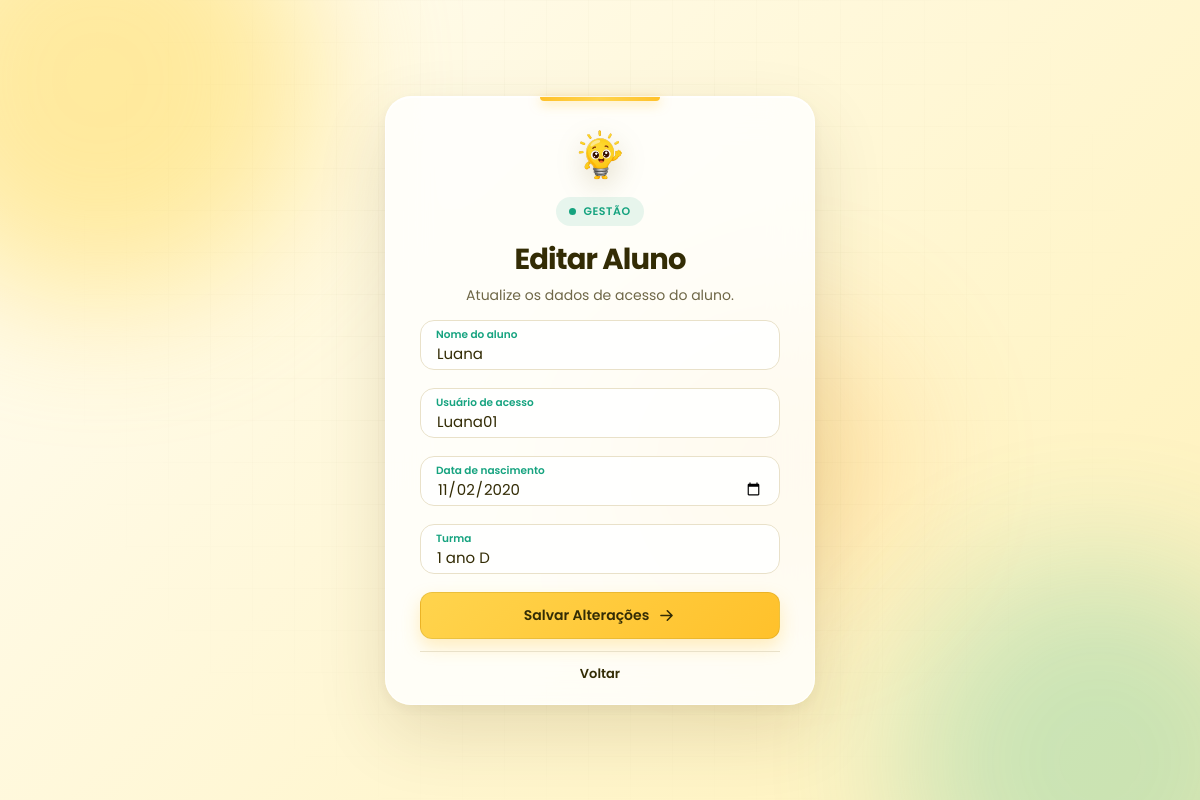
The app's page /editar_aluno.php?id=14 (signed in) with its own data.
### tables this page shows
CREATE TABLE `alunos` (
  `id` int(11) NOT NULL,
  `professor_id` int(11) NOT NULL,
  `nome` varchar(150) NOT NULL,
  `usuario` varchar(100) NOT NULL,
  `senha` varchar(255) NOT NULL,
  `foto` varchar(255) DEFAULT 'padrao.png',
  `data_nascimento` date DEFAULT NULL,
  `turma_id` int(11) DEFAULT NULL,
  `turma` varchar(100) DEFAULT NULL,
  `data_cadastro` timestamp NOT NULL DEFAULT current_timestamp(),
  `senha_visivel` varchar(255) DEFAULT NULL,
  `ultimo_acesso` datetime DEFAULT NULL
);

CREATE TABLE `turmas` (
  `id` int(11) NOT NULL,
  `professor_id` int(11) NOT NULL,
  `nome` varchar(100) NOT NULL,
  `descricao` text DEFAULT NULL
);

### editar_aluno.php (the view, shortened to what this page needs)
<?php
include("php/conexao.php");
$id = filter_input(INPUT_GET, 'id', FILTER_VALIDATE_INT);
$professor_id = $_SESSION["id"] ?? null;
$stmt = $conexao->prepare("SELECT * FROM alunos WHERE id = ? AND professor_id = ?");
$stmt->bind_param("ii", $id, $professor_id);
$stmt->execute();
$aluno = $stmt->get_result()->fetch_assoc();
$stmt_turmas = $conexao->prepare("SELECT id, nome FROM turmas WHERE professor_id = ? ORDER BY nome ASC");
$stmt_turmas->bind_param("i", $professor_id);
$stmt_turmas->execute();
$res_turmas = $stmt_turmas->get_result();
$turmas = $res_turmas ? $res_turmas->fetch_all(MYSQLI_ASSOC) : [];
?>
<!DOCTYPE html>
<html lang="pt-BR">
<head>
    <link rel="stylesheet" href="css/app.css?v=3">
</head>
<body class="form-page">
    <div class="background" aria-hidden="true">
        <span class="orb orb-1"></span>
        <span class="orb orb-2"></span>
        <span class="orb orb-3"></span>
        <span class="grid"></span>
    </div>
    <main class="login-card cadastro-card">
        <header class="card-header">
            <div class="logo-wrap">
                <img src="img/logo.png" class="logo" alt="Logo da Lumi">
            </div>
            <span class="badge"><i></i> Gestão</span>
            <h1>Editar Aluno</h1>
            <p>Atualize os dados de acesso do aluno.</p>
        </header>
        <form action="php/editar_aluno.php" method="POST" class="login-form">
            <div class="field">
                <input type="text" id="nome" name="nome" placeholder=" " value="<?php echo htmlspecialchars($aluno['nome'] ?? ''); ?>" required>
                <label for="nome">Nome do aluno</label>
            </div>
            <div class="field">
                <input type="text" id="usuario" name="usuario" placeholder=" " value="<?php echo htmlspecialchars($aluno['usuario'] ?? ''); ?>" required>
                <label for="usuario">Usuário de acesso</label>
            </div>
            <div class="field">
                <input type="date" id="data_nascimento" name="data_nascimento" value="<?php echo htmlspecialchars($aluno['data_nascimento'] ?? ''); ?>" required>
                <label for="data_nascimento">Data de nascimento</label>
            </div>
            <div class="field">
                <select id="turma_id" name="turma_id" required>
                    <?php foreach ($turmas as $turma): ?>
                        <option value="<?php echo $turma['id']; ?>" <?php echo ($turma['id'] == ($aluno['turma_id'] ?? null)) ? 'selected' : ''; ?>>
                            <?php echo htmlspecialchars($turma['nome']); ?>
                        </option>
                    <?php endforeach; ?>
                </select>
                <label for="turma_id">Turma</label>
            </div>
            <button class="entrar" type="submit">
                <span>Salvar Alterações</span>
                <svg width="19" height="19" viewBox="0 0 24 24" fill="none" stroke="currentColor" stroke-width="2" stroke-linecap="round" stroke-linejoin="round">
                    <path d="M5 12h13M13 6l6 6-6 6"/>
                </svg>
            </button>
        </form>
        <div class="links">
            <a href="alunos.php">Voltar</a>
        </div>
    </main>
</body>
</html>

### records on screen
alunos: nome "Luana", usuario "Luana01", data_nascimento "11/02/2020", turma_id "1 ano D"
